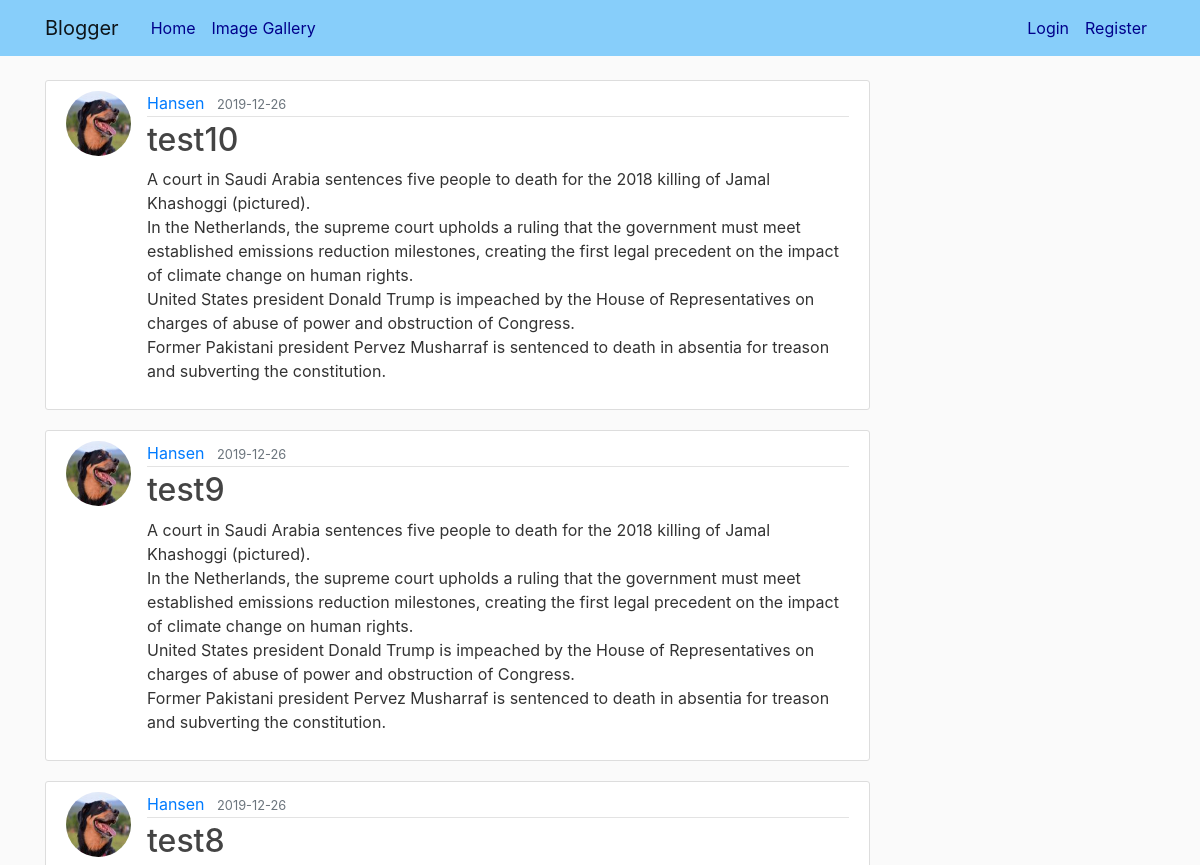
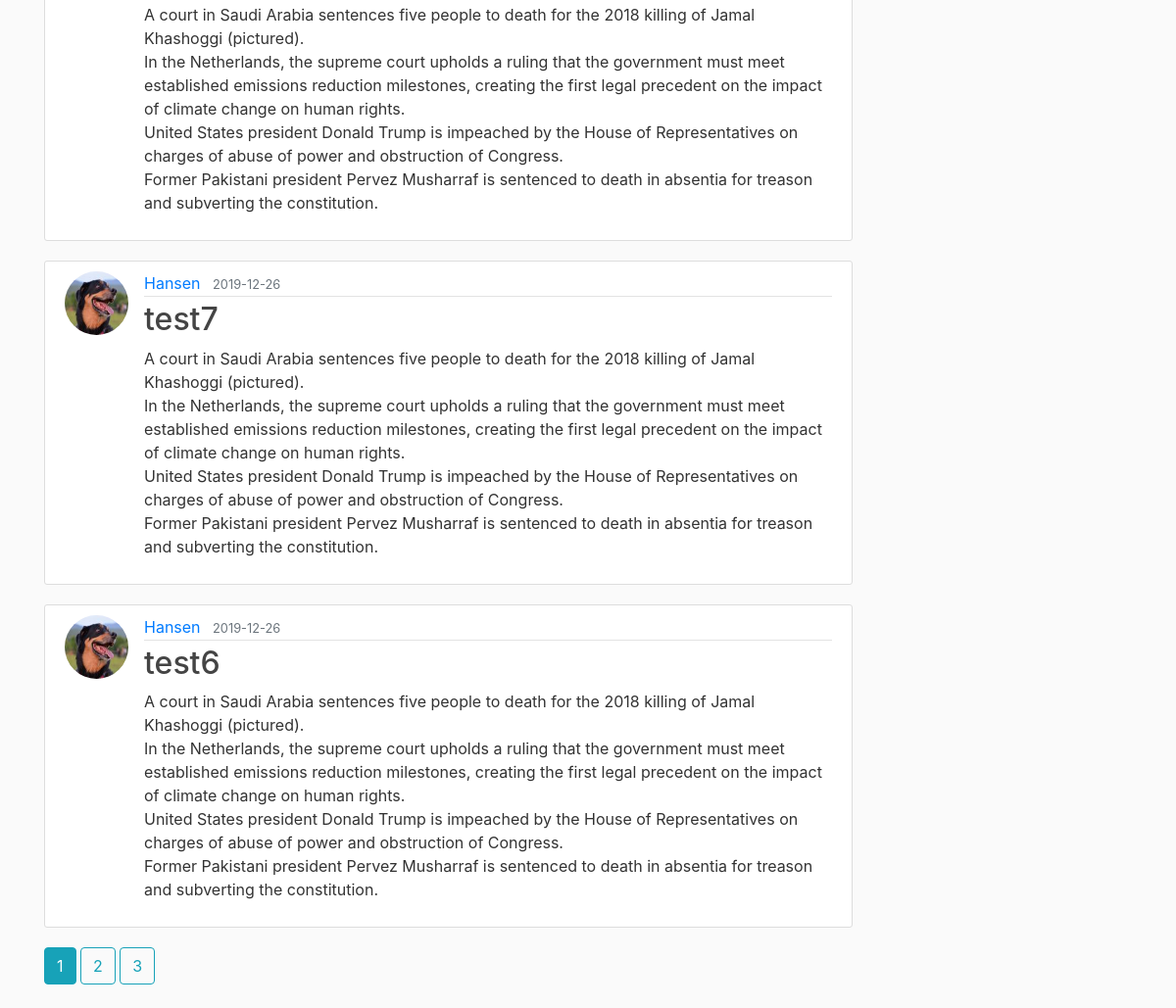
The app's page /home, older data (2 pictures, top to bottom).
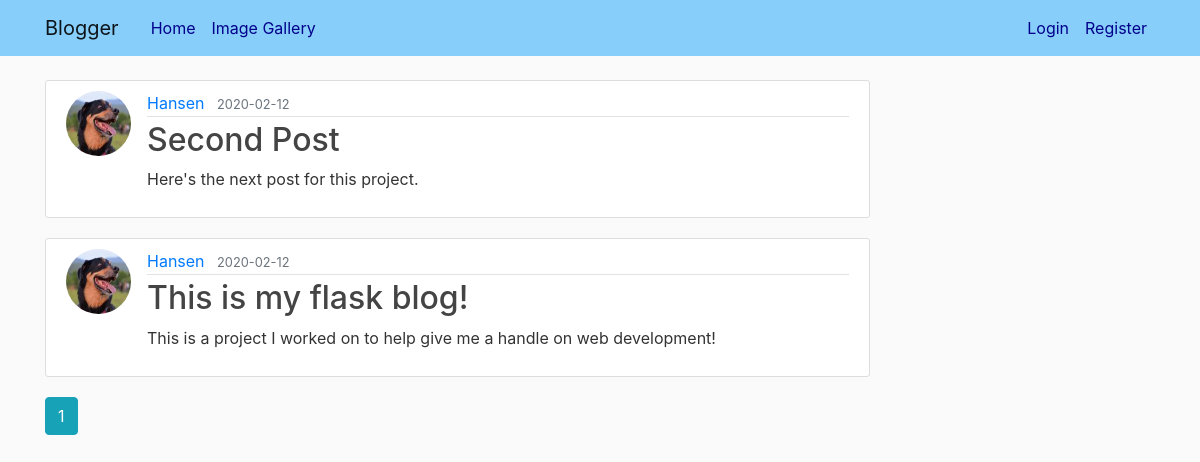
The same page, newer data.
### flaskblog/models.py (models this page shows, shortened)
class Post(db.Model):
    id = db.Column(db.Integer, primary_key=True)
    title = db.Column(db.String(100), nullable=False)
    date_posted = db.Column(db.DateTime, nullable=False, default=datetime.utcnow)
    content = db.Column(db.Text, nullable=False)
    user_id = db.Column(db.Integer, db.ForeignKey('user.id'), nullable=False) #table name is automatically lower case model class name

class User(db.Model, UserMixin):
    id = db.Column(db.Integer, primary_key=True)
    username = db.Column(db.String(20), unique=True, nullable=False)
    email = db.Column(db.String(120), unique=True, nullable=False)
    image_file = db.Column(db.String(20), nullable=False, default='default.jpg')
    password = db.Column(db.String(60), nullable=False)
    posts = db.relationship('Post', backref='author', lazy=True) #backref can be accessed from post
    images = db.relationship('Images', backref='author', lazy=True)

### flaskblog/main/routes.py (the view)
@main.route("/")
@main.route("/home")
def home():
    page = request.args.get('page', 1, type=int)
    posts = Post.query.order_by(Post.date_posted.desc()).paginate(page=page, per_page=5)
    return render_template('home.html',posts=posts)

### flaskblog/templates/home.html
{% extends "layout.html" %}
{% block content %}
    {% for post in posts.items %}
        <article class="media content-section">
          <img class="rounded-circle article-img" src="{{ url_for('static', filename='profile_pics/' + post.author.image_file) }}">
          <div class="media-body">
            <div class="article-metadata">
              <a class="mr-2" href="{{ url_for('users.user_posts', username=post.author.username) }}">{{ post.author.username }}</a>
              <small class="text-muted">{{ post.date_posted.strftime('%Y-%m-%d') }}</small>
            </div>
            <h2><a class="article-title" href="{{ url_for('posts.post', post_id=post.id) }}">{{ post.title }}</a></h2>
            <p class="article-content">{{ post.content }}</p>
          </div>
        </article>
    {% endfor %}
    {% for page_num in posts.iter_pages(left_edge=1, right_edge=1, left_current=1, right_current=2) %}
        {% if page_num %}
            {% if posts.page == page_num %}
                <a class="btn btn-info mb-4" href="{{ url_for('main.home', page=page_num) }}"> {{ page_num }}</a>
            {% else %}
                <a class="btn btn-outline-info mb-4" href="{{ url_for('main.home', page=page_num) }}"> {{ page_num }}</a>
            {% endif %}
        {% else %}
            ...
        {% endif %}
    {% endfor %}
{% endblock content %}

Row changes from the older to the newer data that the page shows:
removed Post: image_file (placeholder picture), author.username "Hansen", date_posted "2019-12-26", title "test10", content "A court in Saudi Arabia sentences five people to death for the 2018 killing of Jamal Khashoggi (pictured). In the Netherlands, the supreme court upholds a ruling that the government must meet established emissions reduction milestones, creating the first legal precedent on the impact of climate change on human rights. United States president Donald Trump is impeached by the House of Representatives on charges of abuse of power and obstruction of Congress. Former Pakistani president Pervez Musharraf is sentenced to death in absentia for treason and subverting the constitution."
removed Post: image_file (placeholder picture), author.username "Hansen", date_posted "2019-12-26", title "test9", content "A court in Saudi Arabia sentences five people to death for the 2018 killing of Jamal Khashoggi (pictured). In the Netherlands, the supreme court upholds a ruling that the government must meet established emissions reduction milestones, creating the first legal precedent on the impact of climate change on human rights. United States president Donald Trump is impeached by the House of Representatives on charges of abuse of power and obstruction of Congress. Former Pakistani president Pervez Musharraf is sentenced to death in absentia for treason and subverting the constitution."
removed Post: image_file (placeholder picture), author.username "Hansen", date_posted "2019-12-26", title "test8", content "A court in Saudi Arabia sentences five people to death for the 2018 killing of Jamal Khashoggi (pictured). In the Netherlands, the supreme court upholds a ruling that the government must meet established emissions reduction milestones, creating the first legal precedent on the impact of climate change on human rights. United States president Donald Trump is impeached by the House of Representatives on charges of abuse of power and obstruction of Congress. Former Pakistani president Pervez Musharraf is sentenced to death in absentia for treason and subverting the constitution."
removed Post: image_file (placeholder picture), author.username "Hansen", date_posted "2019-12-26", title "test7", content "A court in Saudi Arabia sentences five people to death for the 2018 killing of Jamal Khashoggi (pictured). In the Netherlands, the supreme court upholds a ruling that the government must meet established emissions reduction milestones, creating the first legal precedent on the impact of climate change on human rights. United States president Donald Trump is impeached by the House of Representatives on charges of abuse of power and obstruction of Congress. Former Pakistani president Pervez Musharraf is sentenced to death in absentia for treason and subverting the constitution."
removed Post: image_file (placeholder picture), author.username "Hansen", date_posted "2019-12-26", title "test6", content "A court in Saudi Arabia sentences five people to death for the 2018 killing of Jamal Khashoggi (pictured). In the Netherlands, the supreme court upholds a ruling that the government must meet established emissions reduction milestones, creating the first legal precedent on the impact of climate change on human rights. United States president Donald Trump is impeached by the House of Representatives on charges of abuse of power and obstruction of Congress. Former Pakistani president Pervez Musharraf is sentenced to death in absentia for treason and subverting the constitution."
now on this page (row edited): Post: image_file (placeholder picture), author.username "Hansen", date_posted "2020-02-12", title "Second Post", content "Here's the next post for this project."
now on this page (row edited): Post: image_file (placeholder picture), author.username "Hansen", date_posted "2020-02-12", title "This is my flask blog!", content "This is a project I worked on to help give me a handle on web development!"
Text that changed along with them:
list line gone: "2"
list line gone: "3"
